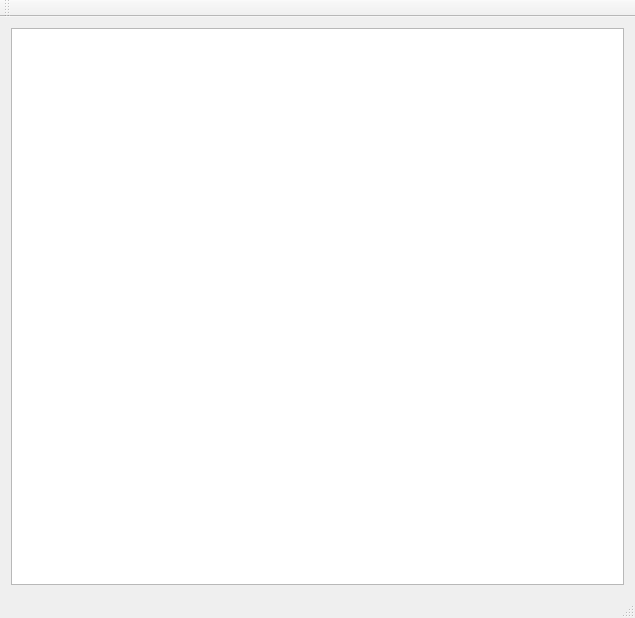
<?xml version="1.0" encoding="UTF-8"?>
<ui version="4.0">
 <class>MainWindow</class>
 <widget class="QMainWindow" name="MainWindow">
  <property name="geometry">
   <rect>
    <x>0</x>
    <y>0</y>
    <width>635</width>
    <height>618</height>
   </rect>
  </property>
  <property name="windowTitle">
   <string>MainWindow</string>
  </property>
  <widget class="QWidget" name="centralWidget">
   <layout class="QGridLayout" name="gridLayout">
    <item row="0" column="0">
     <widget class="QGraphicsView" name="graphicsView"/>
    </item>
   </layout>
  </widget>
  <widget class="QMenuBar" name="menuBar">
   <property name="geometry">
    <rect>
     <x>0</x>
     <y>0</y>
     <width>635</width>
     <height>19</height>
    </rect>
   </property>
  </widget>
  <widget class="QToolBar" name="mainToolBar">
   <attribute name="toolBarArea">
    <enum>TopToolBarArea</enum>
   </attribute>
   <attribute name="toolBarBreak">
    <bool>false</bool>
   </attribute>
  </widget>
  <widget class="QStatusBar" name="statusBar"/>
 </widget>
 <layoutdefault spacing="6" margin="11"/>
 <resources/>
 <connections/>
</ui>
